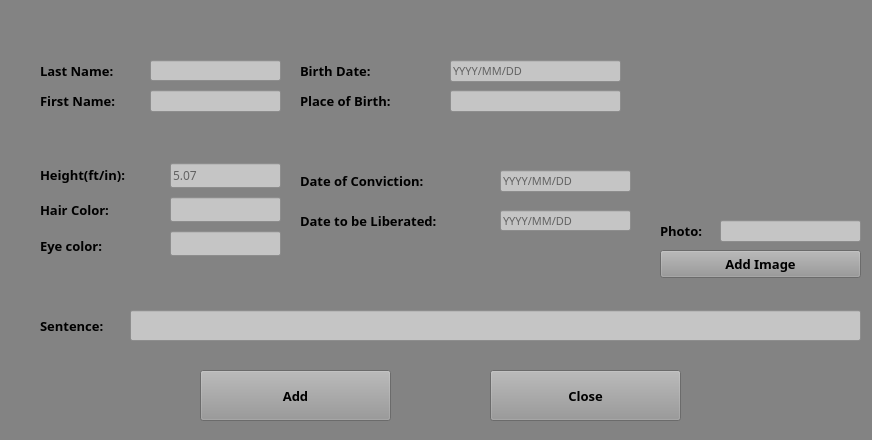
<?xml version="1.0" encoding="UTF-8"?>
<ui version="4.0">
 <class>AddPrisoner</class>
 <widget class="QWidget" name="AddPrisoner">
  <property name="windowModality">
   <enum>Qt::WindowModal</enum>
  </property>
  <property name="geometry">
   <rect>
    <x>0</x>
    <y>0</y>
    <width>872</width>
    <height>440</height>
   </rect>
  </property>
  <property name="font">
   <font>
    <pointsize>9</pointsize>
   </font>
  </property>
  <property name="windowTitle">
   <string>Add Prisoner</string>
  </property>
  <property name="styleSheet">
   <string notr="true">background-color: rgb(131, 131, 131);</string>
  </property>
  <widget class="QLabel" name="label">
   <property name="geometry">
    <rect>
     <x>40</x>
     <y>90</y>
     <width>111</width>
     <height>21</height>
    </rect>
   </property>
   <property name="font">
    <font>
     <family>MV Boli</family>
     <pointsize>10</pointsize>
     <weight>75</weight>
     <italic>false</italic>
     <bold>true</bold>
     <underline>false</underline>
     <strikeout>false</strikeout>
    </font>
   </property>
   <property name="cursor">
    <cursorShape>PointingHandCursor</cursorShape>
   </property>
   <property name="styleSheet">
    <string notr="true">background-color: qlineargradient(spread:pad, x1:0, y1:0, x2:0, y2:0, stop:0 rgba(0, 0, 0, 0), stop:1 rgba(255, 255, 255, 255));</string>
   </property>
   <property name="text">
    <string>First Name:</string>
   </property>
  </widget>
  <widget class="QLabel" name="label_2">
   <property name="geometry">
    <rect>
     <x>40</x>
     <y>60</y>
     <width>111</width>
     <height>21</height>
    </rect>
   </property>
   <property name="font">
    <font>
     <family>MV Boli</family>
     <pointsize>10</pointsize>
     <weight>75</weight>
     <italic>false</italic>
     <bold>true</bold>
     <underline>false</underline>
     <strikeout>false</strikeout>
    </font>
   </property>
   <property name="cursor">
    <cursorShape>PointingHandCursor</cursorShape>
   </property>
   <property name="styleSheet">
    <string notr="true">background-color: qlineargradient(spread:pad, x1:0, y1:0, x2:0, y2:0, stop:0 rgba(0, 0, 0, 0), stop:1 rgba(255, 255, 255, 255));</string>
   </property>
   <property name="text">
    <string>Last Name:</string>
   </property>
  </widget>
  <widget class="QLabel" name="label_3">
   <property name="geometry">
    <rect>
     <x>660</x>
     <y>220</y>
     <width>61</width>
     <height>21</height>
    </rect>
   </property>
   <property name="font">
    <font>
     <family>MV Boli</family>
     <pointsize>10</pointsize>
     <weight>75</weight>
     <bold>true</bold>
    </font>
   </property>
   <property name="cursor">
    <cursorShape>PointingHandCursor</cursorShape>
   </property>
   <property name="styleSheet">
    <string notr="true">background-color: qlineargradient(spread:pad, x1:0, y1:0, x2:0, y2:0, stop:0 rgba(0, 0, 0, 0), stop:1 rgba(255, 255, 255, 255));</string>
   </property>
   <property name="text">
    <string>Photo:</string>
   </property>
  </widget>
  <widget class="QPushButton" name="add_pushButton">
   <property name="geometry">
    <rect>
     <x>200</x>
     <y>370</y>
     <width>191</width>
     <height>51</height>
    </rect>
   </property>
   <property name="font">
    <font>
     <family>MV Boli</family>
     <pointsize>10</pointsize>
     <weight>75</weight>
     <bold>true</bold>
    </font>
   </property>
   <property name="cursor">
    <cursorShape>PointingHandCursor</cursorShape>
   </property>
   <property name="styleSheet">
    <string notr="true">background-color: rgb(150, 150, 150);</string>
   </property>
   <property name="text">
    <string>Add</string>
   </property>
  </widget>
  <widget class="QPushButton" name="close_pushButton">
   <property name="geometry">
    <rect>
     <x>490</x>
     <y>370</y>
     <width>191</width>
     <height>51</height>
    </rect>
   </property>
   <property name="font">
    <font>
     <family>MV Boli</family>
     <pointsize>10</pointsize>
     <weight>75</weight>
     <bold>true</bold>
    </font>
   </property>
   <property name="cursor">
    <cursorShape>PointingHandCursor</cursorShape>
   </property>
   <property name="styleSheet">
    <string notr="true">background-color: rgb(150, 150, 150);</string>
   </property>
   <property name="text">
    <string>Close</string>
   </property>
  </widget>
  <widget class="QLineEdit" name="lastName_lineEdit">
   <property name="geometry">
    <rect>
     <x>150</x>
     <y>60</y>
     <width>131</width>
     <height>21</height>
    </rect>
   </property>
   <property name="font">
    <font>
     <family>MV Boli</family>
     <pointsize>9</pointsize>
    </font>
   </property>
   <property name="styleSheet">
    <string notr="true">background-color: rgb(197, 197, 197);</string>
   </property>
  </widget>
  <widget class="QLineEdit" name="firstName_lineEdit">
   <property name="geometry">
    <rect>
     <x>150</x>
     <y>90</y>
     <width>131</width>
     <height>22</height>
    </rect>
   </property>
   <property name="font">
    <font>
     <family>MV Boli</family>
     <pointsize>9</pointsize>
    </font>
   </property>
   <property name="styleSheet">
    <string notr="true">background-color: rgb(197, 197, 197);</string>
   </property>
  </widget>
  <widget class="QLineEdit" name="photo_lineEdit">
   <property name="geometry">
    <rect>
     <x>720</x>
     <y>220</y>
     <width>141</width>
     <height>22</height>
    </rect>
   </property>
   <property name="font">
    <font>
     <pointsize>6</pointsize>
    </font>
   </property>
   <property name="styleSheet">
    <string notr="true">background-color: rgb(197, 197, 197);</string>
   </property>
   <property name="text">
    <string/>
   </property>
   <property name="readOnly">
    <bool>true</bool>
   </property>
  </widget>
  <widget class="QLabel" name="label_4">
   <property name="geometry">
    <rect>
     <x>300</x>
     <y>60</y>
     <width>121</width>
     <height>21</height>
    </rect>
   </property>
   <property name="font">
    <font>
     <family>MV Boli</family>
     <pointsize>10</pointsize>
     <weight>75</weight>
     <bold>true</bold>
    </font>
   </property>
   <property name="cursor">
    <cursorShape>PointingHandCursor</cursorShape>
   </property>
   <property name="styleSheet">
    <string notr="true">background-color: qlineargradient(spread:pad, x1:0, y1:0, x2:0, y2:0, stop:0 rgba(0, 0, 0, 0), stop:1 rgba(255, 255, 255, 255));</string>
   </property>
   <property name="text">
    <string>Birth Date:</string>
   </property>
  </widget>
  <widget class="QLineEdit" name="birthDate_lineEdit">
   <property name="geometry">
    <rect>
     <x>450</x>
     <y>60</y>
     <width>171</width>
     <height>22</height>
    </rect>
   </property>
   <property name="font">
    <font>
     <family>MV Boli</family>
     <pointsize>8</pointsize>
    </font>
   </property>
   <property name="styleSheet">
    <string notr="true">background-color: rgb(197, 197, 197);</string>
   </property>
   <property name="placeholderText">
    <string>YYYY/MM/DD</string>
   </property>
  </widget>
  <widget class="QLabel" name="label_8">
   <property name="geometry">
    <rect>
     <x>300</x>
     <y>90</y>
     <width>141</width>
     <height>21</height>
    </rect>
   </property>
   <property name="font">
    <font>
     <family>MV Boli</family>
     <pointsize>10</pointsize>
     <weight>75</weight>
     <bold>true</bold>
    </font>
   </property>
   <property name="cursor">
    <cursorShape>PointingHandCursor</cursorShape>
   </property>
   <property name="styleSheet">
    <string notr="true">background-color: qlineargradient(spread:pad, x1:0, y1:0, x2:0, y2:0, stop:0 rgba(0, 0, 0, 0), stop:1 rgba(255, 255, 255, 255));</string>
   </property>
   <property name="text">
    <string>Place of Birth: </string>
   </property>
  </widget>
  <widget class="QLineEdit" name="placeOfBirth_lineEdit">
   <property name="geometry">
    <rect>
     <x>450</x>
     <y>90</y>
     <width>171</width>
     <height>22</height>
    </rect>
   </property>
   <property name="font">
    <font>
     <family>MV Boli</family>
     <pointsize>8</pointsize>
    </font>
   </property>
   <property name="styleSheet">
    <string notr="true">background-color: rgb(197, 197, 197);</string>
   </property>
  </widget>
  <widget class="QLabel" name="label_9">
   <property name="geometry">
    <rect>
     <x>300</x>
     <y>170</y>
     <width>181</width>
     <height>21</height>
    </rect>
   </property>
   <property name="font">
    <font>
     <family>MV Boli</family>
     <pointsize>10</pointsize>
     <weight>75</weight>
     <bold>true</bold>
    </font>
   </property>
   <property name="cursor">
    <cursorShape>PointingHandCursor</cursorShape>
   </property>
   <property name="styleSheet">
    <string notr="true">background-color: qlineargradient(spread:pad, x1:0, y1:0, x2:0, y2:0, stop:0 rgba(0, 0, 0, 0), stop:1 rgba(255, 255, 255, 255));</string>
   </property>
   <property name="text">
    <string>Date of Conviction:</string>
   </property>
  </widget>
  <widget class="QLineEdit" name="dateOfConviction_lineEdit">
   <property name="geometry">
    <rect>
     <x>500</x>
     <y>170</y>
     <width>131</width>
     <height>22</height>
    </rect>
   </property>
   <property name="font">
    <font>
     <family>MV Boli</family>
     <pointsize>8</pointsize>
    </font>
   </property>
   <property name="styleSheet">
    <string notr="true">background-color: rgb(197, 197, 197);</string>
   </property>
   <property name="placeholderText">
    <string>YYYY/MM/DD</string>
   </property>
  </widget>
  <widget class="QLabel" name="label_10">
   <property name="geometry">
    <rect>
     <x>300</x>
     <y>210</y>
     <width>201</width>
     <height>21</height>
    </rect>
   </property>
   <property name="font">
    <font>
     <family>MV Boli</family>
     <pointsize>10</pointsize>
     <weight>75</weight>
     <bold>true</bold>
    </font>
   </property>
   <property name="cursor">
    <cursorShape>PointingHandCursor</cursorShape>
   </property>
   <property name="styleSheet">
    <string notr="true">background-color: qlineargradient(spread:pad, x1:0, y1:0, x2:0, y2:0, stop:0 rgba(0, 0, 0, 0), stop:1 rgba(255, 255, 255, 255));</string>
   </property>
   <property name="text">
    <string>Date to be Liberated:</string>
   </property>
  </widget>
  <widget class="QLineEdit" name="dateToBeLiberated_lineEdit">
   <property name="geometry">
    <rect>
     <x>500</x>
     <y>210</y>
     <width>131</width>
     <height>21</height>
    </rect>
   </property>
   <property name="font">
    <font>
     <family>MV Boli</family>
     <pointsize>8</pointsize>
    </font>
   </property>
   <property name="styleSheet">
    <string notr="true">background-color: rgb(197, 197, 197);</string>
   </property>
   <property name="placeholderText">
    <string>YYYY/MM/DD</string>
   </property>
  </widget>
  <widget class="QLabel" name="label_11">
   <property name="geometry">
    <rect>
     <x>40</x>
     <y>310</y>
     <width>91</width>
     <height>31</height>
    </rect>
   </property>
   <property name="font">
    <font>
     <family>MV Boli</family>
     <pointsize>10</pointsize>
     <weight>75</weight>
     <italic>false</italic>
     <bold>true</bold>
     <underline>false</underline>
     <strikeout>false</strikeout>
    </font>
   </property>
   <property name="cursor">
    <cursorShape>PointingHandCursor</cursorShape>
   </property>
   <property name="styleSheet">
    <string notr="true">background-color: qlineargradient(spread:pad, x1:0, y1:0, x2:0, y2:0, stop:0 rgba(0, 0, 0, 0), stop:1 rgba(255, 255, 255, 255));</string>
   </property>
   <property name="text">
    <string>Sentence:</string>
   </property>
  </widget>
  <widget class="QLineEdit" name="sentence_lineEdit">
   <property name="geometry">
    <rect>
     <x>130</x>
     <y>310</y>
     <width>731</width>
     <height>31</height>
    </rect>
   </property>
   <property name="font">
    <font>
     <family>MV Boli</family>
     <pointsize>8</pointsize>
    </font>
   </property>
   <property name="styleSheet">
    <string notr="true">background-color: rgb(197, 197, 197);</string>
   </property>
   <property name="text">
    <string/>
   </property>
  </widget>
  <widget class="QWidget" name="layoutWidget">
   <property name="geometry">
    <rect>
     <x>40</x>
     <y>160</y>
     <width>128</width>
     <height>100</height>
    </rect>
   </property>
   <property name="font">
    <font>
     <family>MV Boli</family>
     <pointsize>10</pointsize>
     <weight>75</weight>
     <italic>false</italic>
     <bold>true</bold>
     <underline>false</underline>
     <strikeout>false</strikeout>
    </font>
   </property>
   <property name="cursor">
    <cursorShape>PointingHandCursor</cursorShape>
   </property>
   <property name="styleSheet">
    <string notr="true">background-color: qlineargradient(spread:pad, x1:0, y1:0, x2:0, y2:0, stop:0 rgba(0, 0, 0, 0), stop:1 rgba(255, 255, 255, 255));</string>
   </property>
   <layout class="QVBoxLayout" name="verticalLayout">
    <item>
     <widget class="QLabel" name="label_5">
      <property name="font">
       <font>
        <family>MV Boli</family>
        <pointsize>10</pointsize>
        <weight>75</weight>
        <italic>false</italic>
        <bold>true</bold>
        <underline>false</underline>
        <strikeout>false</strikeout>
       </font>
      </property>
      <property name="cursor">
       <cursorShape>PointingHandCursor</cursorShape>
      </property>
      <property name="styleSheet">
       <string notr="true">background-color: qlineargradient(spread:pad, x1:0, y1:0, x2:0, y2:0, stop:0 rgba(0, 0, 0, 0), stop:1 rgba(255, 255, 255, 255));</string>
      </property>
      <property name="text">
       <string>Height(ft/in):</string>
      </property>
     </widget>
    </item>
    <item>
     <widget class="QLabel" name="label_6">
      <property name="font">
       <font>
        <family>MV Boli</family>
        <pointsize>10</pointsize>
        <weight>75</weight>
        <italic>false</italic>
        <bold>true</bold>
        <underline>false</underline>
        <strikeout>false</strikeout>
       </font>
      </property>
      <property name="cursor">
       <cursorShape>PointingHandCursor</cursorShape>
      </property>
      <property name="styleSheet">
       <string notr="true">background-color: qlineargradient(spread:pad, x1:0, y1:0, x2:0, y2:0, stop:0 rgba(0, 0, 0, 0), stop:1 rgba(255, 255, 255, 255));</string>
      </property>
      <property name="text">
       <string>Hair Color:</string>
      </property>
     </widget>
    </item>
    <item>
     <widget class="QLabel" name="label_7">
      <property name="font">
       <font>
        <family>MV Boli</family>
        <pointsize>10</pointsize>
        <weight>75</weight>
        <italic>false</italic>
        <bold>true</bold>
        <underline>false</underline>
        <strikeout>false</strikeout>
       </font>
      </property>
      <property name="cursor">
       <cursorShape>PointingHandCursor</cursorShape>
      </property>
      <property name="styleSheet">
       <string notr="true">background-color: qlineargradient(spread:pad, x1:0, y1:0, x2:0, y2:0, stop:0 rgba(0, 0, 0, 0), stop:1 rgba(255, 255, 255, 255));</string>
      </property>
      <property name="text">
       <string>Eye color:</string>
      </property>
     </widget>
    </item>
   </layout>
  </widget>
  <widget class="QLabel" name="image_label">
   <property name="geometry">
    <rect>
     <x>660</x>
     <y>10</y>
     <width>201</width>
     <height>201</height>
    </rect>
   </property>
   <property name="cursor">
    <cursorShape>PointingHandCursor</cursorShape>
   </property>
   <property name="text">
    <string/>
   </property>
   <property name="pixmap">
    <pixmap>../../Downloads/no-image.png</pixmap>
   </property>
   <property name="scaledContents">
    <bool>true</bool>
   </property>
  </widget>
  <widget class="QPushButton" name="addImage_pushButton">
   <property name="geometry">
    <rect>
     <x>660</x>
     <y>250</y>
     <width>201</width>
     <height>28</height>
    </rect>
   </property>
   <property name="font">
    <font>
     <family>MV Boli</family>
     <pointsize>10</pointsize>
     <weight>75</weight>
     <bold>true</bold>
    </font>
   </property>
   <property name="cursor">
    <cursorShape>PointingHandCursor</cursorShape>
   </property>
   <property name="styleSheet">
    <string notr="true">background-color: rgb(150, 150, 150);</string>
   </property>
   <property name="text">
    <string>Add Image</string>
   </property>
  </widget>
  <widget class="QWidget" name="layoutWidget">
   <property name="geometry">
    <rect>
     <x>170</x>
     <y>160</y>
     <width>111</width>
     <height>101</height>
    </rect>
   </property>
   <layout class="QVBoxLayout" name="verticalLayout_2">
    <item>
     <widget class="QLineEdit" name="height_lineEdit">
      <property name="font">
       <font>
        <family>MV Boli</family>
        <pointsize>9</pointsize>
       </font>
      </property>
      <property name="styleSheet">
       <string notr="true">background-color: rgb(197, 197, 197);</string>
      </property>
      <property name="placeholderText">
       <string>5.07</string>
      </property>
     </widget>
    </item>
    <item>
     <widget class="QLineEdit" name="hair_lineEdit">
      <property name="font">
       <font>
        <family>MV Boli</family>
        <pointsize>9</pointsize>
       </font>
      </property>
      <property name="styleSheet">
       <string notr="true">background-color: rgb(197, 197, 197);</string>
      </property>
     </widget>
    </item>
    <item>
     <widget class="QLineEdit" name="eyes_lineEdit">
      <property name="font">
       <font>
        <family>MV Boli</family>
        <pointsize>9</pointsize>
       </font>
      </property>
      <property name="styleSheet">
       <string notr="true">background-color: rgb(197, 197, 197);</string>
      </property>
     </widget>
    </item>
   </layout>
  </widget>
 </widget>
 <tabstops>
  <tabstop>lastName_lineEdit</tabstop>
  <tabstop>firstName_lineEdit</tabstop>
  <tabstop>height_lineEdit</tabstop>
  <tabstop>hair_lineEdit</tabstop>
  <tabstop>eyes_lineEdit</tabstop>
  <tabstop>birthDate_lineEdit</tabstop>
  <tabstop>placeOfBirth_lineEdit</tabstop>
  <tabstop>dateOfConviction_lineEdit</tabstop>
  <tabstop>dateToBeLiberated_lineEdit</tabstop>
  <tabstop>sentence_lineEdit</tabstop>
  <tabstop>addImage_pushButton</tabstop>
  <tabstop>add_pushButton</tabstop>
  <tabstop>close_pushButton</tabstop>
  <tabstop>photo_lineEdit</tabstop>
 </tabstops>
 <resources>
  <include location="../../OneDrive/Pictures/background.qrc"/>
 </resources>
 <connections>
  <connection>
   <sender>close_pushButton</sender>
   <signal>clicked()</signal>
   <receiver>AddPrisoner</receiver>
   <slot>hide()</slot>
   <hints>
    <hint type="sourcelabel">
     <x>490</x>
     <y>370</y>
    </hint>
    <hint type="destinationlabel">
     <x>166</x>
     <y>241</y>
    </hint>
   </hints>
  </connection>
  <connection>
   <sender>add_pushButton</sender>
   <signal>clicked()</signal>
   <receiver>AddPrisoner</receiver>
   <slot>add_prisoner_clicked()</slot>
   <hints>
    <hint type="sourcelabel">
     <x>200</x>
     <y>370</y>
    </hint>
    <hint type="destinationlabel">
     <x>64</x>
     <y>217</y>
    </hint>
   </hints>
  </connection>
  <connection>
   <sender>addImage_pushButton</sender>
   <signal>clicked()</signal>
   <receiver>AddPrisoner</receiver>
   <slot>open_image()</slot>
   <hints>
    <hint type="sourcelabel">
     <x>695</x>
     <y>265</y>
    </hint>
    <hint type="destinationlabel">
     <x>635</x>
     <y>284</y>
    </hint>
   </hints>
  </connection>
 </connections>
 <slots>
  <slot>add_prisoner_clicked()</slot>
  <slot>open_image()</slot>
 </slots>
</ui>
